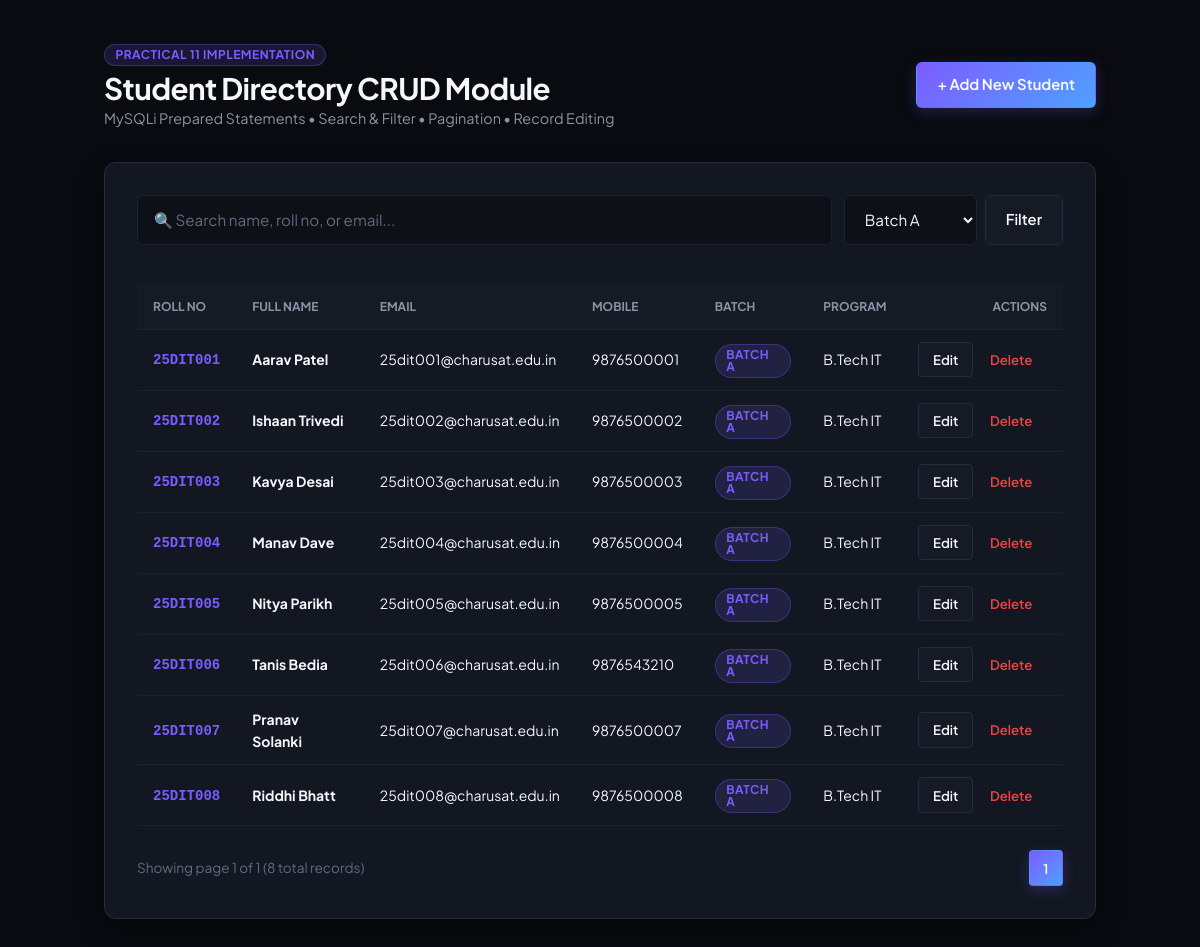
The page /WDF/Practical_11_Student_Management_CRUD/index.php?batch=Batch A on the database its author committed.
### tables this page shows
CREATE TABLE `students` (
  `id` INT UNSIGNED NOT NULL AUTO_INCREMENT,
  `user_id` INT UNSIGNED NULL,
  `roll_no` VARCHAR(20) NOT NULL,
  `name` VARCHAR(100) NOT NULL,
  `email` VARCHAR(120) NOT NULL,
  `mobile` VARCHAR(15) NOT NULL,
  `course` VARCHAR(60) NOT NULL DEFAULT 'B.Tech IT',
  `semester` TINYINT UNSIGNED NOT NULL DEFAULT 3,
  `year` TINYINT UNSIGNED NOT NULL DEFAULT 2,
  `gender` ENUM('Male', 'Female', 'Other') NOT NULL DEFAULT 'Male',
  `division` VARCHAR(10) NOT NULL DEFAULT '3IT-A',
  `batch` VARCHAR(10) NOT NULL DEFAULT 'Batch A',
  `created_at` TIMESTAMP NOT NULL DEFAULT CURRENT_TIMESTAMP,
  PRIMARY KEY (`id`),
  UNIQUE KEY `idx_students_roll_no` (`roll_no`),
  UNIQUE KEY `idx_students_email` (`email`),
  KEY `idx_students_batch` (`batch`),
  KEY `idx_students_user_id` (`user_id`),
  CONSTRAINT `fk_students_user` FOREIGN KEY (`user_id`) REFERENCES `users` (`id`) ON DELETE SET NULL ON UPDATE CASCADE
);

### WDF/Practical_11_Student_Management_CRUD/index.php (the view, shortened to what this page needs)
<?php
$mysqli = getMysqliConnection();
$search = isset($_GET['search']) ? trim($_GET['search']) : '';
$batch  = isset($_GET['batch']) ? trim($_GET['batch']) : '';
$page   = isset($_GET['page']) && (int)$_GET['page'] > 0 ? (int)$_GET['page'] : 1;
$limit  = 10;
$offset = ($page - 1) * $limit;
$whereClauses = ['1=1'];
$paramTypes = '';
$paramValues = [];
if (!empty($batch) && $batch !== 'all') {
    $whereClauses[] = 'batch = ?';
    $paramTypes .= 's';
    $paramValues[] = $batch;
}
$whereSql = implode(' AND ', $whereClauses);
$cStmt = $mysqli->prepare("SELECT COUNT(*) as total FROM students WHERE {$whereSql}");
if (!empty($paramValues)) {
    $cStmt->bind_param($paramTypes, ...$paramValues);
}
$cStmt->execute();
$totalRecords = (int)$cStmt->get_result()->fetch_assoc()['total'];
$dataSql = "SELECT * FROM students WHERE {$whereSql} ORDER BY roll_no ASC LIMIT ? OFFSET ?";
$paramTypes .= 'ii';
$paramValues[] = $limit;
$paramValues[] = $offset;
$dStmt = $mysqli->prepare($dataSql);
$dStmt->bind_param($paramTypes, ...$paramValues);
$dStmt->execute();
$students = $dStmt->get_result()->fetch_all(MYSQLI_ASSOC);
$totalPages = ceil($totalRecords / $limit) ?: 1;
?>
<!DOCTYPE html>
<html lang="en">
<head>
  <link rel="stylesheet" href="../../css/global.css">
  <link rel="stylesheet" href="../../css/components.css">
</head>
<body>
  <div class="container">
    <header style="margin-bottom: 2rem; display: flex; justify-content: space-between; align-items: center; flex-wrap: wrap; gap: 1rem;">
      <div>
        <span class="badge badge-accent">Practical 11 Implementation</span>
        <h1 style="font-size: 1.85rem; font-weight: 700; margin-top: 0.25rem;">Student Directory CRUD Module</h1>
        <p style="color: var(--text-secondary); font-size: 0.9rem;">
          MySQLi Prepared Statements • Search & Filter • Pagination • Record Editing
        </p>
      </div>
      <div>
        <a href="create.php" class="btn btn-primary">+ Add New Student</a>
      </div>
    </header>
    <div class="card">
      <form method="GET" action="index.php" class="filter-bar">
        <div style="flex: 1; min-width: 250px;">
          <input type="text" name="search" class="form-input" placeholder="🔍 Search name, roll no, or email..." value="<?= htmlspecialchars($search) ?>">
        </div>
        <div style="display: flex; gap: 0.5rem;">
          <select name="batch" class="form-select">
            <option value="Batch A" <?= $batch === 'Batch A' ? 'selected' : '' ?>>Batch A</option>
          </select>
          <button type="submit" class="btn btn-secondary">Filter</button>
        </div>
      </form>
      <div style="overflow-x: auto;">
        <table>
          <thead>
            <tr>
              <th>Roll No</th>
              <th>Full Name</th>
              <th>Email</th>
              <th>Mobile</th>
              <th>Batch</th>
              <th>Program</th>
              <th style="text-align: right;">Actions</th>
            </tr>
          </thead>
          <tbody>
            <?php if (empty($students)): ?>
              <tr><td colspan="7" style="text-align: center; padding: 2rem; color: var(--text-muted);">No students matched the query.</td></tr>
            <?php else: ?>
              <?php foreach ($students as $s): ?>
                <tr>
                  <td><strong style="color: var(--accent-primary); font-family: monospace;"><?= htmlspecialchars($s['roll_no']) ?></strong></td>
                  <td><strong><?= htmlspecialchars($s['name']) ?></strong></td>
                  <td><?= htmlspecialchars($s['email']) ?></td>
                  <td><?= htmlspecialchars($s['mobile']) ?></td>
                  <td><span class="badge badge-accent"><?= htmlspecialchars($s['batch']) ?></span></td>
                  <td><?= htmlspecialchars($s['course']) ?></td>
                  <td style="text-align: right; white-space: nowrap;">
                    <a href="edit.php?id=<?= $s['id'] ?>" class="btn btn-secondary btn-sm">Edit</a>
                    <a href="delete.php?id=<?= $s['id'] ?>" class="btn btn-ghost btn-sm" style="color: #ef4444;" onclick="return confirm('Delete student <?= htmlspecialchars($s['roll_no']) ?>?')">Delete</a>
                  </td>
                </tr>
              <?php endforeach; ?>
            <?php endif; ?>
          </tbody>
        </table>
      </div>
      <div style="display: flex; justify-content: space-between; align-items: center; margin-top: 1.5rem; font-size: 0.85rem; color: var(--text-muted);">
        <div>Showing page <?= $page ?> of <?= $totalPages ?> (<?= $totalRecords ?> total records)</div>
        <div style="display: flex; gap: 0.35rem;">
          <?php for ($i = 1; $i <= $totalPages; $i++): ?>
            <a href="index.php?page=<?= $i ?>&search=<?= urlencode($search) ?>&batch=<?= urlencode($batch) ?>" class="btn <?= $i === $page ? 'btn-primary' : 'btn-secondary' ?> btn-sm"><?= $i ?></a>
          <?php endfor; ?>
        </div>
      </div>
    </div>
  </div>
</body>
</html>

### css/global.css (style rules this page uses)
:root { --bg-primary: #090B10; --bg-surface: #10141C; --bg-elevated: #151A24; --bg-card: #121722; --bg-card-hover: #19202E; --bg-input: #0D1017; --text-primary: #F5F7FA; --text-secondary: #8B93A5; --text-muted: #626A7F; --text-inverse: #090B10; --border-subtle: #1C2230; --border-medium: #252D3D; --border-focus: #7C5CFF; --accent-primary: #7C5CFF; --accent-hover: #6D4AFF; --accent-soft: rgba(124, 92, 255, 0.15); --accent-gradient: linear-gradient(135deg, #7C5CFF 0%, #4EA1FF 100%); --accent-glow: rgba(124, 92, 255, 0.25); --success: #35C98A; --success-soft: rgba(53, 201, 138, 0.15); --warning: #F2B84B; --warning-soft: rgba(242, 184, 75, 0.15); --danger: #F26B6B; --danger-soft: rgba(242, 107, 107, 0.15); --info: #4EA1FF; --info-soft: rgba(78, 161, 255, 0.15); --shadow-sm: 0 1px 3px rgba(0, 0, 0, 0.25); --shadow-md: 0 4px 10px rgba(0, 0, 0, 0.35); --shadow-lg: 0 10px 24px rgba(0, 0, 0, 0.45); --shadow-glow: none; --radius-xs: 4px; --radius-sm: 6px; --radius-md: 8px; --radius-lg: 12px; --radius-xl: 14px; --radius-pill: 999px; --transition-fast: 150ms ease; --transition-base: 220ms ease; --transition-slow: 350ms ease; --font-sans: 'Plus Jakarta Sans', ui-sans-serif, system-ui, -apple-system, BlinkMacSystemFont, "Segoe UI", Roboto, sans-serif; --font-mono: 'JetBrains Mono', monospace; --sidebar-width: 260px; --sidebar-collapsed-width: 80px; --topbar-height: 72px; }
*, *::before, *::after { box-sizing: border-box; margin: 0; padding: 0; }
html { font-size: 16px; scroll-behavior: smooth; -webkit-text-size-adjust: 100%; }
body { font-family: var(--font-sans); background-color: var(--bg-primary); color: var(--text-primary); line-height: 1.6; min-height: 100vh; display: flex; flex-direction: column; overflow-x: hidden; transition: background-color var(--transition-base), color var(--transition-base); -webkit-font-smoothing: antialiased; -moz-osx-font-smoothing: grayscale; }
h1, h2, h3, h4, h5, h6 { font-family: var(--font-sans); font-weight: 700; color: var(--text-primary); line-height: 1.25; letter-spacing: -0.02em; }
h1 { font-size: 2.25rem; }
p { color: var(--text-secondary); font-size: 0.975rem; margin-bottom: 0.75rem; }
p:last-child { margin-bottom: 0; }
a { color: var(--accent-primary); text-decoration: none; transition: color var(--transition-fast); }
button, input, select, textarea { font: inherit; color: inherit; }
button { cursor: pointer; border: none; background: none; }
.container { width: 100%; max-width: 1280px; margin-left: auto; margin-right: auto; padding-left: 1.5rem; padding-right: 1.5rem; }

### css/components.css (style rules this page uses)
.btn { display: inline-flex; align-items: center; justify-content: center; gap: 0.5rem; padding: 0.65rem 1.25rem; border-radius: var(--radius-sm); font-size: 0.925rem; font-weight: 600; text-align: center; transition: all var(--transition-fast); cursor: pointer; white-space: nowrap; user-select: none; border: 1px solid transparent; }
.btn-primary { background: var(--accent-gradient); color: #FFFFFF; box-shadow: 0 4px 14px var(--accent-glow); }
.btn-secondary { background: var(--bg-elevated); color: var(--text-primary); border-color: var(--border-medium); }
.btn-ghost { background: transparent; color: var(--text-secondary); }
.btn-sm { padding: 0.4rem 0.85rem; font-size: 0.825rem; border-radius: var(--radius-xs); }
.card { background: var(--bg-card); border: 1px solid var(--border-subtle); border-radius: var(--radius-lg); padding: 1.5rem; transition: all var(--transition-base); position: relative; overflow: hidden; }
.badge { display: inline-flex; align-items: center; gap: 0.35rem; padding: 0.25rem 0.65rem; font-size: 0.75rem; font-weight: 700; border-radius: var(--radius-pill); text-transform: uppercase; letter-spacing: 0.04em; line-height: 1; }
.badge-accent { background: var(--accent-soft); color: var(--accent-primary); border: 1px solid rgba(124, 92, 255, 0.3); }
.form-input, .form-select, .form-textarea { width: 100%; padding: 0.75rem 1rem; background: var(--bg-input); border: 1px solid var(--border-subtle); border-radius: var(--radius-sm); color: var(--text-primary); font-size: 0.95rem; transition: all var(--transition-fast); }
.form-input::placeholder, .form-textarea::placeholder { color: var(--text-muted); }

### rows shown on the page
students: roll_no "25DIT001", name "Aarav Patel", email "25dit001@charusat.edu.in", mobile "9876500001", batch "BATCH A", course "B.Tech IT"
students: roll_no "25DIT002", name "Ishaan Trivedi", email "25dit002@charusat.edu.in", mobile "9876500002", batch "BATCH A", course "B.Tech IT"
students: roll_no "25DIT003", name "Kavya Desai", email "25dit003@charusat.edu.in", mobile "9876500003", batch "BATCH A", course "B.Tech IT"
students: roll_no "25DIT004", name "Manav Dave", email "25dit004@charusat.edu.in", mobile "9876500004", batch "BATCH A", course "B.Tech IT"
students: roll_no "25DIT005", name "Nitya Parikh", email "25dit005@charusat.edu.in", mobile "9876500005", batch "BATCH A", course "B.Tech IT"
students: roll_no "25DIT006", name "Tanis Bedia", email "25dit006@charusat.edu.in", mobile "9876543210", batch "BATCH A", course "B.Tech IT"
students: roll_no "25DIT007", name "Pranav Solanki", email "25dit007@charusat.edu.in", mobile "9876500007", batch "BATCH A", course "B.Tech IT"
students: roll_no "25DIT008", name "Riddhi Bhatt", email "25dit008@charusat.edu.in", mobile "9876500008", batch "BATCH A", course "B.Tech IT"

### other values the page prints
$page "1"
$totalPages "1"
$totalRecords "8"
